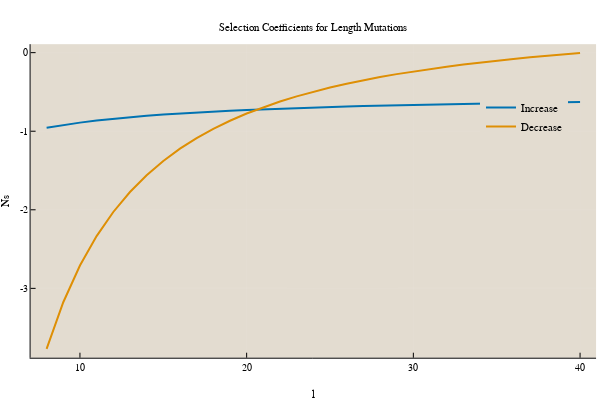

The notebook cell saved with this chart:
### Markdown cell above
Here we can clearly see that for these parameters, length decrease mutations are much more deleterious than length increase mutations. Also interesting is that both types of mutations are deleterious. However, this should still lead to a lenght increase, since these mutations are less deleterious. Followed by a length mutation is an adaptation period, since length mutations are assumed to be rare. Thus, we can look at the fitness gain/loss that occurs due to the relaxation to steady state at the current binding site length.

We can try increasing the fitness cost for binding length, which should put length decrease mutations at more of an advantage.

### Code cell
F.fl = 1/2N

l = collect(8:40)

k = theoretical_msb(0, l)
s_plus_match = fitness.(k*2, l.+1, F) .- fitness.(k.*2, l, F)
s_plus_mismatch = fitness.((k .+ 1)*2, l.+1, F) .- fitness.(k.*2, l, F)


k = theoretical_msb(0, l.+1)
s_minus_match = fitness.(k*2, l, F) .- fitness.(k.*2, l.+1, F)
s_minus_mismatch = fitness.((k .- 1)*2, l, F) .- fitness.(k.*2, l.+1, F)


plot(
    8:40, 
    ((1/4 .* s_plus_match) .+ (3/4 .* s_plus_mismatch)) * N, 
    label="Increase",
    ylabel="Ns",
    xlabel="l",
    linewidth=2,
    title="Selection Coefficients for Length Mutations",
    top_margin=4mm
)

plot!(
    8:40, 
    ((k ./ (l.+1) .* s_minus_mismatch) .+ ((1 .- k ./ (l.+1)) .* s_minus_match)) * N, 
    label="Decrease",
    linewidth=2,
)

### Figure 1 — Plotly figure (JSON) as saved in the notebook; plotly's stock layout.template omitted (floating-point values rounded to 4 significant figures)
{"data": [{"colorbar": {"title": ""}, "legendgroup": "Increase", "line": {"color": "rgba(1, 115, 178, 1.000)", "dash": "solid", "shape": "linear", "width": 2}, "mode": "lines", "name": "Increase", "showlegend": true, "type": "scatter", "x": [8, 9, 10, 11, 12, 13, 14, 15, 16, 17, 18, 19, 20, 21, 22, 23, 24, 25, 26, 27, 28, 29, 30, 31, 32, 33, 34, 35, 36, 37, 38, 39, 40], "xaxis": "x1", "y": [-0.9556, -0.9205, -0.8905, -0.8645, -0.8418, -0.8218, -0.8041, -0.7883, -0.7741, -0.7612, -0.7495, -0.7389, -0.7292, -0.7202, -0.7119, -0.7043, -0.6972, -0.6906, -0.6844, -0.6786, -0.6732, -0.6682, -0.6634, -0.6589, -0.6546, -0.6506, -0.6468, -0.6431, -0.6397, -0.6364, -0.6333, -0.6303, -0.6275], "yaxis": "y1", "zmax": null, "zmin": null}, {"colorbar": {"title": ""}, "legendgroup": "Decrease", "line": {"color": "rgba(222, 143, 5, 1.000)", "dash": "solid", "shape": "linear", "width": 2}, "mode": "lines", "name": "Decrease", "showlegend": true, "type": "scatter", "x": [8, 9, 10, 11, 12, 13, 14, 15, 16, 17, 18, 19, 20, 21, 22, 23, 24, 25, 26, 27, 28, 29, 30, 31, 32, 33, 34, 35, 36, 37, 38, 39, 40], "xaxis": "x1", "y": [-3.769, -3.177, -2.71, -2.335, -2.028, -1.773, -1.56, -1.378, -1.222, -1.087, -0.9698, -0.8664, -0.7751, -0.6939, -0.6213, -0.556, -0.4972, -0.4439, -0.3954, -0.3512, -0.3107, -0.2735, -0.2392, -0.2075, -0.1782, -0.1511, -0.1258, -0.1022, -0.08016, -0.05956, -0.04025, -0.02211, -0.005048], "yaxis": "y1", "zmax": null, "zmin": null}], "layout": {"annotations": [{"font": {"color": "rgba(0, 0, 0, 1.000)", "family": "Lucida Sans Unicode", "size": 11}, "rotation": 0, "showarrow": false, "text": "Selection Coefficients for Length Mutations", "x": 0.5222, "xanchor": "center", "xref": "paper", "y": 1, "yanchor": "top", "yref": "paper"}], "height": 400, "legend": {"bgcolor": "rgba(227, 220, 208, 1.000)", "bordercolor": "rgba(227, 220, 208, 1.000)", "borderwidth": 1, "font": {"color": "rgba(0, 0, 0, 1.000)", "family": "sans-serif", "size": 11}, "tracegroupgap": 0, "traceorder": "normal", "x": 0.8, "xanchor": "left", "y": 0.8, "yanchor": "top"}, "margin": {"b": 20, "l": 0, "r": 0, "t": 20}, "paper_bgcolor": "rgba(255, 255, 255, 1.000)", "plot_bgcolor": "rgba(227, 220, 208, 1.000)", "showlegend": true, "width": 600, "xaxis": {"anchor": "y1", "domain": [0.05101, 0.9934], "gridcolor": "rgba(255, 255, 255, 0.100)", "gridwidth": 0.5, "linecolor": "rgba(0, 0, 0, 1.000)", "mirror": false, "range": [7.04, 40.96], "showgrid": true, "showline": true, "showticklabels": true, "tickangle": 0, "tickcolor": "rgb(0, 0, 0)", "tickfont": {"color": "rgba(0, 0, 0, 1.000)", "family": "Lucida Sans Unicode", "size": 10}, "tickmode": "array", "ticks": "inside", "ticktext": ["10", "20", "30", "40"], "tickvals": [10, 20, 30, 40], "title": "l", "titlefont": {"color": "rgba(0, 0, 0, 1.000)", "family": "Lucida Sans Unicode", "size": 11}, "type": "-", "visible": true, "zeroline": false, "zerolinecolor": "rgba(0, 0, 0, 1.000)"}, "yaxis": {"anchor": "x1", "domain": [0.06193, 0.9329], "gridcolor": "rgba(255, 255, 255, 0.100)", "gridwidth": 0.5, "linecolor": "rgba(0, 0, 0, 1.000)", "mirror": false, "range": [-3.882, 0.1079], "showgrid": true, "showline": true, "showticklabels": true, "tickangle": 0, "tickcolor": "rgb(0, 0, 0)", "tickfont": {"color": "rgba(0, 0, 0, 1.000)", "family": "Lucida Sans Unicode", "size": 10}, "tickmode": "array", "ticks": "inside", "ticktext": ["-3", "-2", "-1", "0"], "tickvals": [-3, -2, -1, 0], "title": "Ns", "titlefont": {"color": "rgba(0, 0, 0, 1.000)", "family": "Lucida Sans Unicode", "size": 11}, "type": "-", "visible": true, "zeroline": false, "zerolinecolor": "rgba(0, 0, 0, 1.000)"}}}
